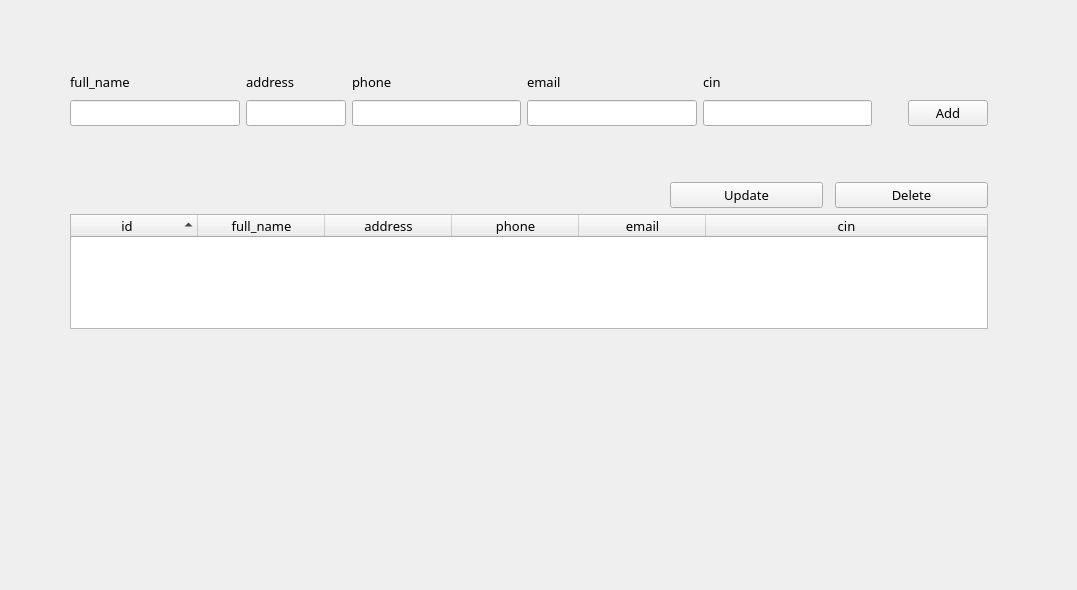
<?xml version="1.0" encoding="UTF-8"?>
<ui version="4.0">
 <class>Form</class>
 <widget class="QWidget" name="Form">
  <property name="windowModality">
   <enum>Qt::NonModal</enum>
  </property>
  <property name="enabled">
   <bool>true</bool>
  </property>
  <property name="geometry">
   <rect>
    <x>0</x>
    <y>0</y>
    <width>1077</width>
    <height>590</height>
   </rect>
  </property>
  <property name="font">
   <font>
    <family>FiraCode Nerd Font</family>
    <pointsize>10</pointsize>
   </font>
  </property>
  <property name="windowTitle">
   <string>Form</string>
  </property>
  <widget class="QWidget" name="layoutWidget">
   <property name="geometry">
    <rect>
     <x>70</x>
     <y>70</y>
     <width>918</width>
     <height>259</height>
    </rect>
   </property>
   <layout class="QVBoxLayout" name="verticalLayout_8">
    <item>
     <layout class="QHBoxLayout" name="horizontalLayout">
      <property name="bottomMargin">
       <number>50</number>
      </property>
      <item>
       <layout class="QVBoxLayout" name="verticalLayout">
        <item>
         <widget class="QLabel" name="label">
          <property name="text">
           <string>full_name</string>
          </property>
         </widget>
        </item>
        <item>
         <widget class="QLineEdit" name="full_name">
          <property name="inputMask">
           <string/>
          </property>
          <property name="text">
           <string/>
          </property>
          <property name="placeholderText">
           <string/>
          </property>
         </widget>
        </item>
       </layout>
      </item>
      <item>
       <layout class="QVBoxLayout" name="verticalLayout_2">
        <item>
         <widget class="QLabel" name="label_2">
          <property name="maximumSize">
           <size>
            <width>100</width>
            <height>16777215</height>
           </size>
          </property>
          <property name="text">
           <string>address</string>
          </property>
         </widget>
        </item>
        <item>
         <widget class="QLineEdit" name="address">
          <property name="maximumSize">
           <size>
            <width>100</width>
            <height>16777215</height>
           </size>
          </property>
          <property name="inputMask">
           <string/>
          </property>
          <property name="text">
           <string/>
          </property>
          <property name="maxLength">
           <number>200</number>
          </property>
          <property name="placeholderText">
           <string/>
          </property>
         </widget>
        </item>
       </layout>
      </item>
      <item>
       <layout class="QVBoxLayout" name="verticalLayout_3">
        <item>
         <widget class="QLabel" name="label_3">
          <property name="text">
           <string>phone</string>
          </property>
         </widget>
        </item>
        <item>
         <widget class="QLineEdit" name="phone">
          <property name="inputMask">
           <string/>
          </property>
          <property name="text">
           <string/>
          </property>
          <property name="placeholderText">
           <string/>
          </property>
         </widget>
        </item>
       </layout>
      </item>
      <item>
       <layout class="QVBoxLayout" name="verticalLayout_4">
        <item>
         <widget class="QLabel" name="label_4">
          <property name="text">
           <string>email</string>
          </property>
         </widget>
        </item>
        <item>
         <widget class="QLineEdit" name="email">
          <property name="inputMask">
           <string/>
          </property>
          <property name="text">
           <string/>
          </property>
          <property name="placeholderText">
           <string/>
          </property>
         </widget>
        </item>
       </layout>
      </item>
      <item>
       <layout class="QVBoxLayout" name="verticalLayout_5">
        <item>
         <widget class="QLabel" name="label_5">
          <property name="text">
           <string>cin</string>
          </property>
         </widget>
        </item>
        <item>
         <widget class="QLineEdit" name="cin">
          <property name="inputMask">
           <string/>
          </property>
          <property name="text">
           <string/>
          </property>
          <property name="placeholderText">
           <string/>
          </property>
         </widget>
        </item>
       </layout>
      </item>
      <item>
       <layout class="QVBoxLayout" name="verticalLayout_6">
        <property name="leftMargin">
         <number>30</number>
        </property>
        <property name="topMargin">
         <number>30</number>
        </property>
        <item>
         <widget class="QPushButton" name="action">
          <property name="text">
           <string>Add</string>
          </property>
         </widget>
        </item>
       </layout>
      </item>
     </layout>
    </item>
    <item>
     <layout class="QHBoxLayout" name="horizontalLayout_2">
      <property name="spacing">
       <number>12</number>
      </property>
      <property name="sizeConstraint">
       <enum>QLayout::SetFixedSize</enum>
      </property>
      <property name="leftMargin">
       <number>600</number>
      </property>
      <property name="rightMargin">
       <number>0</number>
      </property>
      <item>
       <widget class="QPushButton" name="update">
        <property name="sizePolicy">
         <sizepolicy hsizetype="Minimum" vsizetype="Fixed">
          <horstretch>0</horstretch>
          <verstretch>0</verstretch>
         </sizepolicy>
        </property>
        <property name="text">
         <string>Update</string>
        </property>
        <property name="autoRepeatDelay">
         <number>298</number>
        </property>
       </widget>
      </item>
      <item>
       <widget class="QPushButton" name="delete_2">
        <property name="text">
         <string>Delete</string>
        </property>
       </widget>
      </item>
     </layout>
    </item>
    <item>
     <layout class="QVBoxLayout" name="verticalLayout_7">
      <item>
       <widget class="QTreeWidget" name="table">
        <attribute name="headerCascadingSectionResizes">
         <bool>false</bool>
        </attribute>
        <attribute name="headerDefaultSectionSize">
         <number>127</number>
        </attribute>
        <attribute name="headerHighlightSections">
         <bool>true</bool>
        </attribute>
        <attribute name="headerShowSortIndicator" stdset="0">
         <bool>true</bool>
        </attribute>
        <column>
         <property name="text">
          <string>id</string>
         </property>
         <property name="textAlignment">
          <set>AlignCenter</set>
         </property>
        </column>
        <column>
         <property name="text">
          <string>full_name</string>
         </property>
         <property name="textAlignment">
          <set>AlignCenter</set>
         </property>
        </column>
        <column>
         <property name="text">
          <string>address</string>
         </property>
         <property name="textAlignment">
          <set>AlignCenter</set>
         </property>
        </column>
        <column>
         <property name="text">
          <string>phone</string>
         </property>
         <property name="textAlignment">
          <set>AlignCenter</set>
         </property>
        </column>
        <column>
         <property name="text">
          <string>email</string>
         </property>
         <property name="textAlignment">
          <set>AlignCenter</set>
         </property>
        </column>
        <column>
         <property name="text">
          <string>cin</string>
         </property>
         <property name="textAlignment">
          <set>AlignCenter</set>
         </property>
        </column>
       </widget>
      </item>
     </layout>
    </item>
   </layout>
  </widget>
 </widget>
 <resources/>
 <connections/>
</ui>
